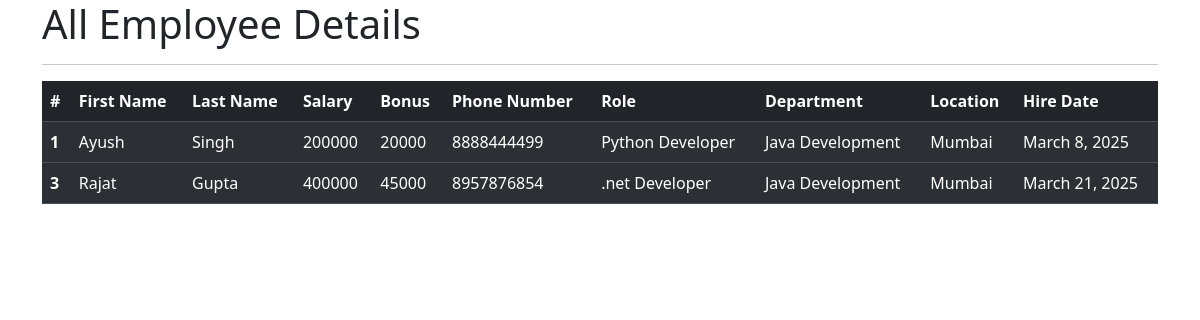
The app's page /all_emp with its own data.
### emp_app/models.py (models this page shows, shortened)
class Employee(models.Model):
    first_name = models.CharField(max_length=100, null=False)
    last_name = models.CharField(max_length=100)
    dept = models.ForeignKey(Department, on_delete=models.CASCADE)
    salary = models.IntegerField(default=0)
    bonus = models.IntegerField(default=0)
    role = models.ForeignKey(Role, on_delete=models.CASCADE)
    phone = models.IntegerField(default=0)
    hire_date = models.DateField()
    def __str__(self):
        return "%s %s %s" %(self.first_name, self.last_name, self.phone)

class Role(models.Model):
    name = models.CharField(max_length=100, null=False)

class Department(models.Model):
    name = models.CharField(max_length=100,null=False)
    location = models.CharField(max_length=100)

### emp_app/views.py (the view)
# urls.py: path('all_emp',views.all_emp, name='all_emp'),
def all_emp(request):
    emps = Employee.objects.all()
    context = {
        'emps': emps
    }
    print(context)
    return render(request, 'view_all_emp.html',context)

### asgiref/local.py (called while the page is built)
    def __getattr__(self, key):
        storage_object = self._data.get({})
        try:
            return storage_object[key]
        except KeyError:
            raise AttributeError(f"{self!r} object has no attribute {key!r}")

    def __setattr__(self, key: str, value: Any) -> None:
        if key == "_data":
            return super().__setattr__(key, value)
        storage_object = self._data.get({})
        storage_object[key] = value
        self._data.set(storage_object)

    def __delattr__(self, key: str) -> None:
        storage_object = self._data.get({})
        if key in storage_object:
            del storage_object[key]
            self._data.set(storage_object)
        else:
            raise AttributeError(f"{self!r} object has no attribute {key!r}")

    @contextlib.contextmanager
    def _lock_storage(self):
        if self._thread_critical:
            try:
                asyncio.get_running_loop()
            except RuntimeError:
                yield self._storage
            else:
                if not hasattr(self._storage, "cvar"):
                    self._storage.cvar = _CVar()
                yield self._storage.cvar
        else:
            with self._thread_lock:
                yield self._storage

    def __getattr__(self, key):
        with self._lock_storage() as storage:
            return getattr(storage, key)

    def __setattr__(self, key, value):
        if key in ("_local", "_storage", "_thread_critical", "_thread_lock"):
            return super().__setattr__(key, value)
        with self._lock_storage() as storage:
            setattr(storage, key, value)

    def __delattr__(self, key):
        with self._lock_storage() as storage:
            delattr(storage, key)

### emp_app/templates/view_all_emp.html (shortened to what this page needs)
<!doctype html>
<html lang="en">
  <head>
    <link href="https://cdn.jsdelivr.net/npm/bootstrap@5.3.3/dist/css/bootstrap.min.css" rel="stylesheet">
  </head>
  <body>
    <div class="container">
        <h1>All Employee Details</h1>
        <hr>
        <table class="table table-dark table-striped">
          <thead>
            <tr>
              <th scope="col">#</th>
              <th scope="col">First Name</th>
              <th scope="col">Last Name</th>
              <th scope="col">Salary</th>
              <th scope="col">Bonus</th>
              <th scope="col">Phone Number</th>
              <th scope="col">Role</th>
              <th scope="col">Department</th>
              <th scope="col">Location</th>
              <th scope="col">Hire Date</th>
            </tr>
          </thead>
          {% for emp in emps %}
          <tbody>
            <tr>
              <th scope="row">{{emp.id}}</th>
              <td>{{emp.first_name}}</td>
              <td>{{emp.last_name}}</td>
              <td>{{emp.salary}}</td>
              <td>{{emp.bonus}}</td>
              <td>{{emp.phone}}</td>
              <td>{{emp.role.name}}</td>
              <td>{{emp.dept.name}}</td>
              <td>{{emp.dept.location}}</td>
              <td>{{emp.hire_date}}</td>
            </tr>
          </tbody>
          {% endfor %}
        </table>
    </div>
  </body>
</html>

### records on screen
Employee: id "1", first_name "Ayush", last_name "Singh", salary "200000", bonus "20000", phone "8888444499", role.name "Python Developer", dept.name "Java Development", dept.location "Mumbai", hire_date "March 8, 2025"
Employee: id "3", first_name "Rajat", last_name "Gupta", salary "400000", bonus "45000", phone "8957876854", role.name ".net Developer", dept.name "Java Development", dept.location "Mumbai", hire_date "March 21, 2025"
